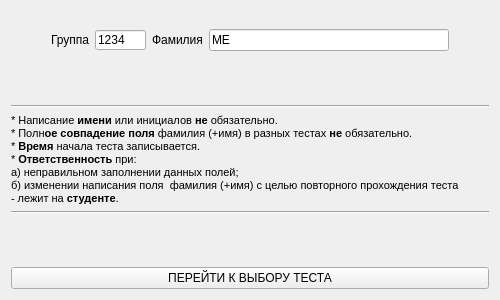
<?xml version="1.0" encoding="UTF-8"?>
<ui version="4.0">
 <class>MainWindow</class>
 <widget class="QMainWindow" name="MainWindow">
  <property name="geometry">
   <rect>
    <x>0</x>
    <y>0</y>
    <width>500</width>
    <height>300</height>
   </rect>
  </property>
  <property name="windowTitle">
   <string>QTestSuite</string>
  </property>
  <widget class="QWidget" name="centralWidget">
   <layout class="QGridLayout" name="gridLayout">
    <item row="0" column="0">
     <layout class="QVBoxLayout" name="verticalLayout">
      <item>
       <spacer name="verticalSpacer_3">
        <property name="orientation">
         <enum>Qt::Vertical</enum>
        </property>
        <property name="sizeType">
         <enum>QSizePolicy::Fixed</enum>
        </property>
        <property name="sizeHint" stdset="0">
         <size>
          <width>20</width>
          <height>18</height>
         </size>
        </property>
       </spacer>
      </item>
      <item>
       <layout class="QHBoxLayout" name="horizontalLayout">
        <item>
         <spacer name="horizontalSpacer">
          <property name="orientation">
           <enum>Qt::Horizontal</enum>
          </property>
          <property name="sizeType">
           <enum>QSizePolicy::Fixed</enum>
          </property>
          <property name="sizeHint" stdset="0">
           <size>
            <width>40</width>
            <height>20</height>
           </size>
          </property>
         </spacer>
        </item>
        <item>
         <widget class="QLabel" name="label_2">
          <property name="text">
           <string>Группа</string>
          </property>
         </widget>
        </item>
        <item>
         <widget class="QLineEdit" name="lineEdit_3">
          <property name="sizePolicy">
           <sizepolicy hsizetype="Fixed" vsizetype="Fixed">
            <horstretch>0</horstretch>
            <verstretch>0</verstretch>
           </sizepolicy>
          </property>
          <property name="maximumSize">
           <size>
            <width>51</width>
            <height>20</height>
           </size>
          </property>
          <property name="inputMask">
           <string>9999; </string>
          </property>
          <property name="text">
           <string>1234</string>
          </property>
         </widget>
        </item>
        <item>
         <widget class="QLabel" name="label_3">
          <property name="text">
           <string>Фамилия</string>
          </property>
         </widget>
        </item>
        <item>
         <widget class="QLineEdit" name="lineEdit_4">
          <property name="inputMask">
           <string>&gt;aaaaaaaaaaaaaaaaaaaaaaaaaaaaaa; </string>
          </property>
          <property name="text">
           <string>ME</string>
          </property>
         </widget>
        </item>
        <item>
         <spacer name="horizontalSpacer_2">
          <property name="orientation">
           <enum>Qt::Horizontal</enum>
          </property>
          <property name="sizeType">
           <enum>QSizePolicy::Fixed</enum>
          </property>
          <property name="sizeHint" stdset="0">
           <size>
            <width>40</width>
            <height>20</height>
           </size>
          </property>
         </spacer>
        </item>
       </layout>
      </item>
      <item>
       <spacer name="verticalSpacer">
        <property name="orientation">
         <enum>Qt::Vertical</enum>
        </property>
        <property name="sizeHint" stdset="0">
         <size>
          <width>20</width>
          <height>18</height>
         </size>
        </property>
       </spacer>
      </item>
      <item>
       <widget class="Line" name="line_2">
        <property name="orientation">
         <enum>Qt::Horizontal</enum>
        </property>
       </widget>
      </item>
      <item>
       <widget class="QLabel" name="label">
        <property name="text">
         <string>&lt;!DOCTYPE HTML PUBLIC &quot;-//W3C//DTD HTML 4.0//EN&quot; &quot;http://www.w3.org/TR/REC-html40/strict.dtd&quot;&gt;
&lt;html&gt;&lt;head&gt;&lt;meta name=&quot;qrichtext&quot; content=&quot;1&quot; /&gt;&lt;style type=&quot;text/css&quot;&gt;
p, li { white-space: pre-wrap; }
&lt;/style&gt;&lt;/head&gt;&lt;body style=&quot; font-family:'MS Shell Dlg 2'; font-size:8.25pt; font-weight:400; font-style:normal;&quot;&gt;
&lt;p style=&quot; margin-top:0px; margin-bottom:0px; margin-left:0px; margin-right:0px; -qt-block-indent:0; text-indent:0px;&quot;&gt;&lt;span style=&quot; font-size:8pt;&quot;&gt;* Написание &lt;/span&gt;&lt;span style=&quot; font-size:8pt; font-weight:600;&quot;&gt;имени&lt;/span&gt;&lt;span style=&quot; font-size:8pt;&quot;&gt; или инициалов &lt;/span&gt;&lt;span style=&quot; font-size:8pt; font-weight:600;&quot;&gt;не&lt;/span&gt;&lt;span style=&quot; font-size:8pt;&quot;&gt; обязательно.&lt;/span&gt;&lt;/p&gt;
&lt;p style=&quot; margin-top:0px; margin-bottom:0px; margin-left:0px; margin-right:0px; -qt-block-indent:0; text-indent:0px;&quot;&gt;&lt;span style=&quot; font-size:8pt;&quot;&gt;* Полн&lt;/span&gt;&lt;span style=&quot; font-size:8pt; font-weight:600;&quot;&gt;ое совпадение поля &lt;/span&gt;&lt;span style=&quot; font-size:8pt;&quot;&gt;фамилия (+имя) в разных тестах &lt;/span&gt;&lt;span style=&quot; font-size:8pt; font-weight:600;&quot;&gt;не&lt;/span&gt;&lt;span style=&quot; font-size:8pt;&quot;&gt; обязательно.&lt;/span&gt;&lt;/p&gt;
&lt;p style=&quot; margin-top:0px; margin-bottom:0px; margin-left:0px; margin-right:0px; -qt-block-indent:0; text-indent:0px;&quot;&gt;&lt;span style=&quot; font-size:8pt;&quot;&gt;* &lt;/span&gt;&lt;span style=&quot; font-size:8pt; font-weight:600;&quot;&gt;Время&lt;/span&gt;&lt;span style=&quot; font-size:8pt;&quot;&gt; начала теста записывается.&lt;/span&gt;&lt;/p&gt;
&lt;p style=&quot; margin-top:0px; margin-bottom:0px; margin-left:0px; margin-right:0px; -qt-block-indent:0; text-indent:0px;&quot;&gt;&lt;span style=&quot; font-size:8pt;&quot;&gt;* &lt;/span&gt;&lt;span style=&quot; font-size:8pt; font-weight:600;&quot;&gt;Ответственность&lt;/span&gt;&lt;span style=&quot; font-size:8pt;&quot;&gt; при:&lt;/span&gt;&lt;/p&gt;
&lt;p style=&quot; margin-top:0px; margin-bottom:0px; margin-left:0px; margin-right:0px; -qt-block-indent:0; text-indent:0px;&quot;&gt;&lt;span style=&quot; font-size:8pt;&quot;&gt;а) неправильном заполнении данных полей;&lt;/span&gt;&lt;/p&gt;
&lt;p style=&quot; margin-top:0px; margin-bottom:0px; margin-left:0px; margin-right:0px; -qt-block-indent:0; text-indent:0px;&quot;&gt;&lt;span style=&quot; font-size:8pt;&quot;&gt;б) изменении написания поля  фамилия (+имя) с целью повторного прохождения теста&lt;/span&gt;&lt;/p&gt;
&lt;p style=&quot; margin-top:0px; margin-bottom:0px; margin-left:0px; margin-right:0px; -qt-block-indent:0; text-indent:0px;&quot;&gt;&lt;span style=&quot; font-size:8pt;&quot;&gt;- лежит на &lt;/span&gt;&lt;span style=&quot; font-size:8pt; font-weight:600;&quot;&gt;студенте&lt;/span&gt;&lt;span style=&quot; font-size:8pt;&quot;&gt;.&lt;/span&gt;&lt;/p&gt;&lt;/body&gt;&lt;/html&gt;</string>
        </property>
        <property name="wordWrap">
         <bool>true</bool>
        </property>
       </widget>
      </item>
      <item>
       <widget class="Line" name="line">
        <property name="orientation">
         <enum>Qt::Horizontal</enum>
        </property>
       </widget>
      </item>
      <item>
       <spacer name="verticalSpacer_2">
        <property name="orientation">
         <enum>Qt::Vertical</enum>
        </property>
        <property name="sizeHint" stdset="0">
         <size>
          <width>20</width>
          <height>18</height>
         </size>
        </property>
       </spacer>
      </item>
      <item>
       <widget class="QPushButton" name="pushButton">
        <property name="text">
         <string>ПЕРЕЙТИ К ВЫБОРУ ТЕСТА</string>
        </property>
       </widget>
      </item>
     </layout>
    </item>
   </layout>
   <zorder></zorder>
  </widget>
  <action name="action">
   <property name="text">
    <string>Переключить админ/студент</string>
   </property>
  </action>
  <action name="action_2">
   <property name="text">
    <string>Выход</string>
   </property>
  </action>
 </widget>
 <layoutdefault spacing="6" margin="11"/>
 <resources/>
 <connections/>
</ui>
